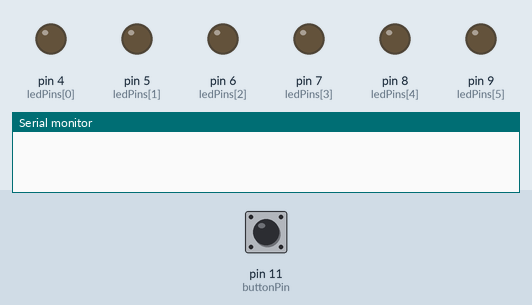
Recording of a sketch running on a simulated Arduino Uno, built with avr-gcc and run on an emulated ATmega328P. On the bench: output pins drawn as LEDs (lit = HIGH), the last lines printed to the serial monitor. Dashed ring = blinking. The inputs (shaded band) are chosen by the test bench; at power-on: pin 11 (buttonPin) LOW. Random numbers use the default seed unless the sketch sets one.

Above: at 1.2 s.
1.3 s: pin 11 (buttonPin) pulled HIGH for 0.15 s
At 1.86 s:
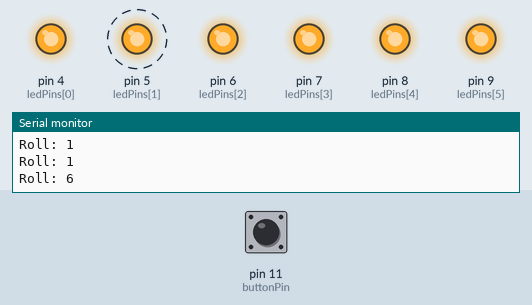
At 2.91 s:
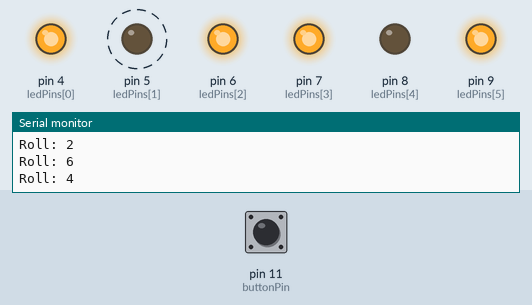
4.3 s: pin 11 (buttonPin) pulled HIGH for 3.2 s
At 12.7 s:
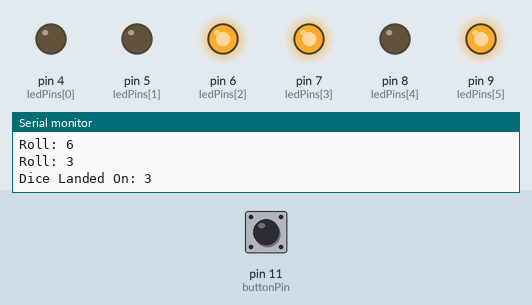
Timing chart, 0 to 14.2 s (numbered marks = the images above; inputs shaded):
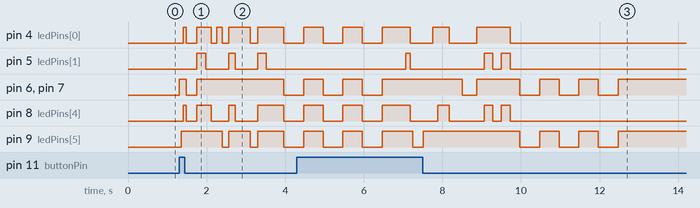

The sketch:

diceroll.ino
```cpp
/*############################ ROLLING THE DICE ################################
       This code simulates rolling a Die.  It randomly determines how many times
       the Die will spin until it lands on the final number.  Each roll uses
       the randoom number generator to determine the value of each roll.

       We pause for each roll for (roll number * 10) + 50 milisenconds to
       simulate the rolling of the Die slowing down until we have completed
       the random number of rolls and stop on the final random number generated.

       We blink the final number 3 times.

       This code also outputs to the serial port so you can see what it is
       doing during the entire process.

       The following are the pinouts for this project.  Pins 4 - 9 are the
       six led's for the simulated die.

       Ping 11 is the button that is monitored to determine when the button
       is pressed.  There is a resistor from ground to each LED to limit the
       current flow.

       There is a resistor to ground on the arduino side of the switch so that
       the pin is not floating.


   From: Mike Myers (http://mikemyers.me)  @netnutmike
       Let's Make It Episode 6 (http://tech-zen.tv/index.php/shows/let-s-make-it/episodes/59-sensor-fun-with-arduino-1-massive-failure-but-4-successes-let-s-make-it-episode-6)

       http://tech-zen.tv

       For the sample code, show notes, contact information and many more
       videos, visit the show page at http://tech-zen.tv/letsmakeit

       Please subscribe to our YouTube channel or our netcasts at any of
       your favorite netcast / podcast outlets.

       We normally record Let's Make It live on Tuesday evenings around
       7pm eastern. You can watch it live by going to tech-zen.tv and clicking
       the live link at the top of the page.

       We also have a community setup for our viewers and listeners. You can
       join the community by going to community.tech-zen.tv.

       We love input on what you would like to know or if you have an idea for
       a new Let's Make it episode, you can contact us via email or phone at
       the show information page.
################################################################################*/

//Define the pins used for the LED's
int ledPins[6] = {4, 5, 6, 7, 8, 9};

//Define the different patterns for each number for the die
int dicePatterns[7][7] = {
  {0, 0, 0, 0, 0, 1},    // 1
  {0, 0, 1, 1, 0, 0},    // 2
  {0, 0, 1, 1, 0, 1},    // 3
  {1, 0, 1, 1, 0, 1},    // 4
  {1, 0, 1, 1, 1, 1},    // 5
  {1, 1, 1, 1, 1, 1},    // 6
  {0, 0, 0, 0, 0, 0}     // BLANK
};

// This is the pin that the button is attached to.
int buttonPin = 11;

//blank is the last item in the defined number array.  It is used to turn off all LEDs (blank)
int blank = 6;

//=================================================================
//
// Function: setup
//
// Input: none
//
// Description:
//      In the setup routine, setup the pins for the output
//      We also set the seed for the Random function and setup
//      the serial output for the monitoring
//=================================================================

void setup()
{
  //set the pins for output and make sure they are off
  for (int i = 0; i < 6; i++)
  {
    pinMode(ledPins[i], OUTPUT);
    digitalWrite(ledPins[i], LOW);
  }

  //Set the seed for the random number generator by reading the current
  //value of the anonlog pin 0
  randomSeed(analogRead(0));

  //Start up the serial output
  Serial.begin(9600);
}

//=================================================================
//
// Function: loop
//
// Input: none
//
// Description:
//      This function will continuosly loop.  If the button is
//      pressed it call the rollTheDice subroutine
//=================================================================

void loop()
{
  if (digitalRead(buttonPin))
  {
    Serial.println("Rolling The Dice");
    rollTheDice();
  }
  delay(100);

}

//========================================================================
//
// Function: rollTheDice
//
// Input: None
//
// Description:
//      This function will generate a random number between 15 and
//      25 and use it for the number of times the die will roll before
//      stopping.
//
//      It will loop once for each roll generating a random number
//      for each roll and displaying that random number on the simulated
//      die by setting calling the show function.
//
//      After is has gone through the loop the selected number of times
//      It stops on the last number and then blinks the number 3 times.
//========================================================================

void rollTheDice()
{
  int result = 0;
  int lengthOfRoll = random(15, 25);        //randomly determine how many rolls the die will do

  //print to the serial console the random number of rolls
  Serial.print(lengthOfRoll);
  Serial.println(" Rolls");

  //loop for each roll
  for (int i = 0; i < lengthOfRoll; i++)
  {
    result = random(0, 6);  // result will be 0 to 5 not 1 to 6
    show(result);

    //output this roll to serial monitor
    Serial.print("Roll: ");
    Serial.println(result+1);

    //remember that multiplication and division happen before addition and subtraction.
    //This means that the calculation below is the loop number multiplied by 10 then
    //50 added to it.  So each loop gets a longer delay simulating the die slowing down
    delay(50 + i * 10);
  }

  //we have fallen out of the roll loop, so print the last number to the serial monitor
  Serial.print("Dice Landed On: ");
  Serial.println(result+1);
  Serial.println("");

  //blink the final number 3 times
  for (int j = 0; j < 3; j++)
  {
    show(blank);
    delay(500);
    show(result);
    delay(500);
  }
}

//========================================================================
//
// Function: show
//
// Input: result (number to display on simulated die)
//
// Description:
//      This function loops through the dicePatterns and ledPins to set
//      the pins to the values in the array element for result.
//========================================================================
void show(int result)
{

 for (int i = 0; i < 6; i++)
 {
   digitalWrite(ledPins[i], dicePatterns[result][i]);
 }
}
```

Measured:
- after the input at 1.3 s, pin 5 (ledPins[1]): alternates HIGH for 0.21 s and LOW for 0.58 s, starting after 0.45 s; pin 6 (ledPins[2]), pin 7 (ledPins[3]): LOW → HIGH at once, → LOW 0.18 s later, → HIGH 0.27 s later, → LOW 2.2 s later; pin 9 (ledPins[5]): goes HIGH 1.1 s, LOW 0.16 s, HIGH 0.54 s, LOW 0.20 s, HIGH 0.66 s, then LOW, starting after 0.05 s
- after the input at 4.3 s, pin 5 (ledPins[1]): goes HIGH 0.11 s, LOW 1.9 s, HIGH 0.21 s, LOW 0.22 s, HIGH 0.23 s, then LOW, starting after 2.8 s
